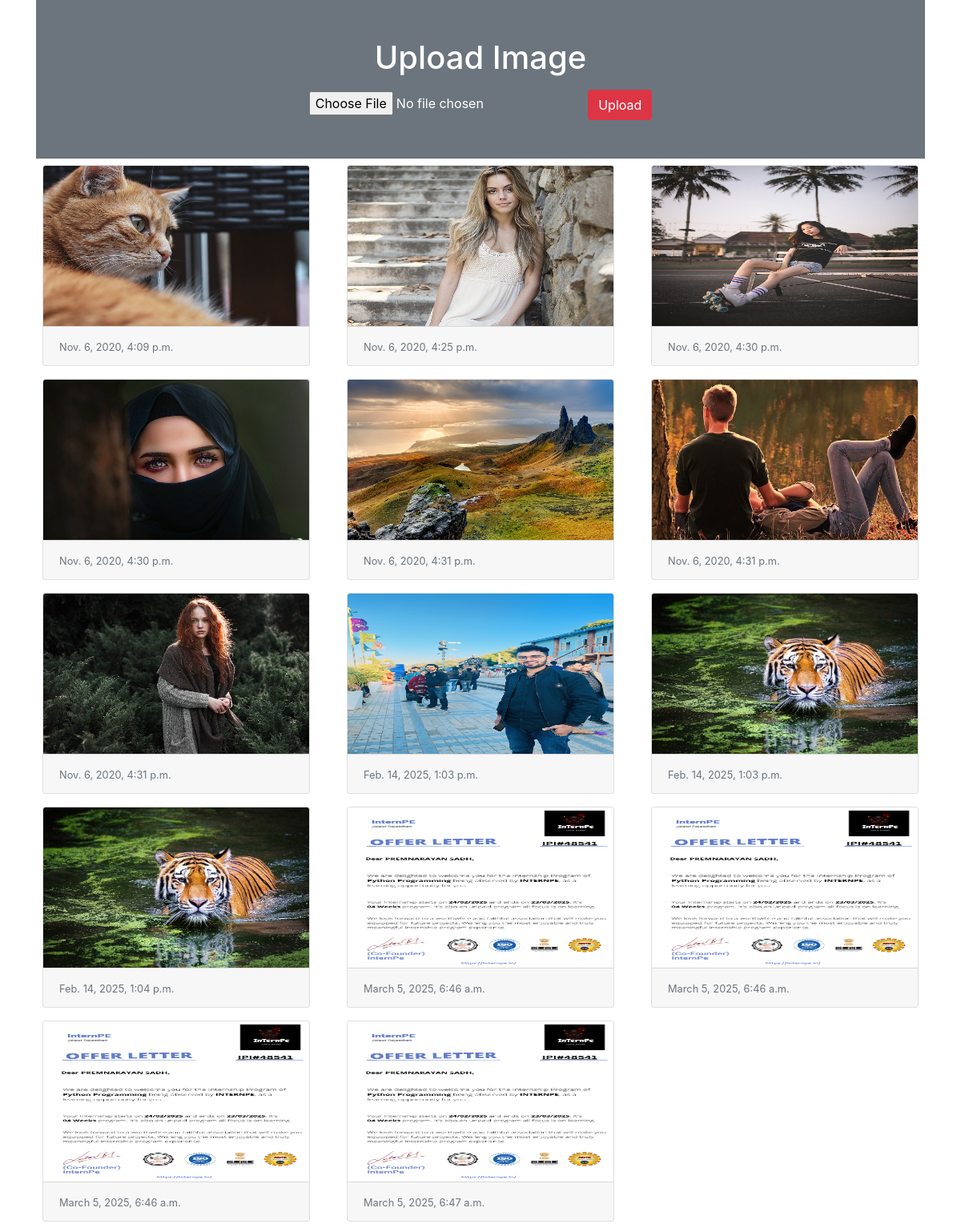
The page / on the database its author committed.
### myapp/models.py (models this page shows)
class Image(models.Model):
 photo = models.ImageField(upload_to="myimage")
 date = models.DateTimeField(auto_now_add=True)

### myapp/views.py (the view)
# urls.py: path('', views.home)
def home(request):
 if request.method == "POST":
  form = ImageForm(request.POST, request.FILES)
  if form.is_valid():
   form.save()
 form = ImageForm()
 img = Image.objects.all()
 return render(request, 'myapp/home.html', {'img':img, 'form':form})

### myapp/forms.py
class ImageForm(forms.ModelForm):
 class Meta:
  model = Image
  fields = '__all__'
  labels = {'photo':''}

### myapp/templates/myapp/home.html (shortened to what this page needs)
<!doctype html>
<html lang="en">
  <head>
    <link rel="stylesheet" href="https://cdn.jsdelivr.net/npm/bootstrap@4.5.3/dist/css/bootstrap.min.css">
  </head>
  <body>
   <div class="container">
    <div class="py-5 text-center bg-secondary text-white">
     <h1 class="mb-3">Upload Image</h1>
     <form action="" method="post" enctype="multipart/form-data">
      {{form}}
      <input type="submit" class="btn btn-danger" value="Upload">
     </form>
    </div>
    <div class="row">
     {% for x in img %}
      <div class="col-sm-4">
       <div class="card m-2">
        <img src="{{x.photo.url}}" alt="" class="card-img-top" height="200px">
        <div class="card-footer">
         <small class="text-muted">{{x.date}}</small>
        </div>
       </div>
      </div>
     {% endfor %}
    </div>
   </div>
  </body>
</html>

### rows shown on the page
Image: photo (picture), date "Nov. 6, 2020, 4:09 p.m."
Image: photo (picture), date "Nov. 6, 2020, 4:25 p.m."
Image: photo (picture), date "Nov. 6, 2020, 4:30 p.m."
Image: photo (picture), date "Nov. 6, 2020, 4:30 p.m."
Image: photo (picture), date "Nov. 6, 2020, 4:31 p.m."
Image: photo (picture), date "Nov. 6, 2020, 4:31 p.m."
Image: photo (picture), date "Nov. 6, 2020, 4:31 p.m."
Image: photo (picture), date "Feb. 14, 2025, 1:03 p.m."
Image: photo (picture), date "Feb. 14, 2025, 1:03 p.m."
Image: photo (picture), date "Feb. 14, 2025, 1:04 p.m."
Image: photo (picture), date "March 5, 2025, 6:46 a.m."
Image: photo (picture), date "March 5, 2025, 6:46 a.m."
Image: photo (picture), date "March 5, 2025, 6:46 a.m."
Image: photo (picture), date "March 5, 2025, 6:47 a.m."
